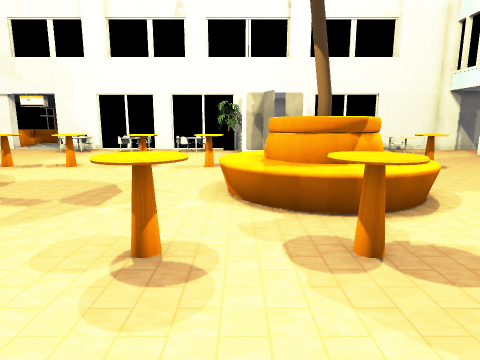
[1] (above)

24 first-person views from a walk through a 3-D level made in the Unity game engine. The camera is 1.5 m above the floor, tilts 10° down and sees 75° across. The floor is counted in squares, 1 m on a side. Each view is taken from the middle of a square. On the plan, view 1 faces up. The plan holds only what a view shows up to about 15 squares ahead; the rest is blank. The place goes on beyond the plan. Some animated figures are not drawn. Some surface patterns are stand-ins.

[2]
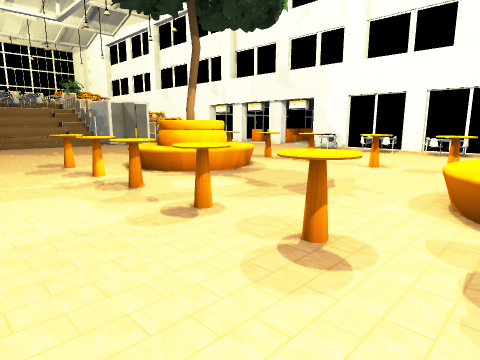

[3]
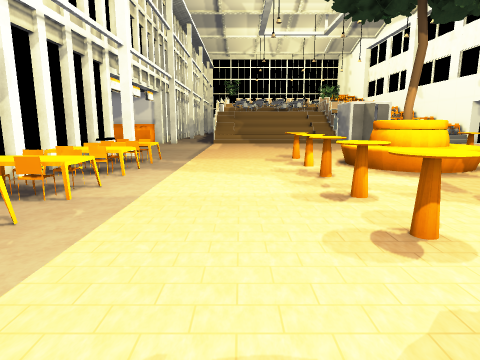

[4]
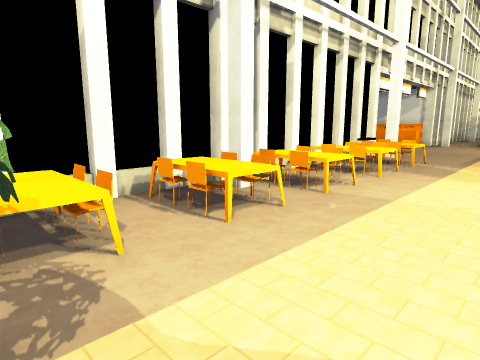

[5]
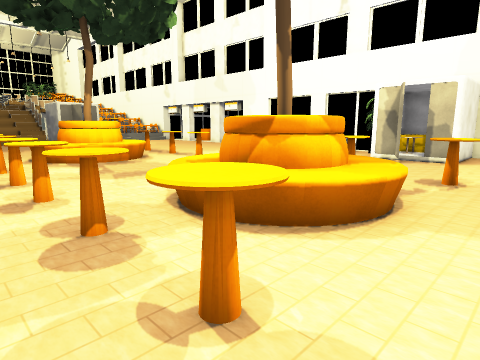

[6]
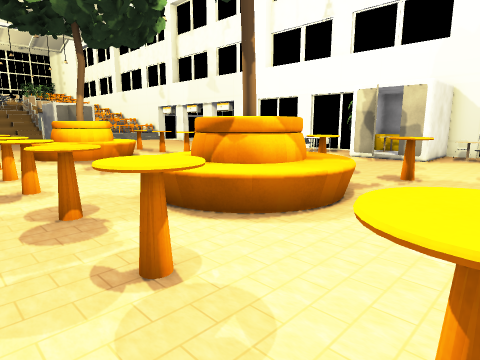

[7]
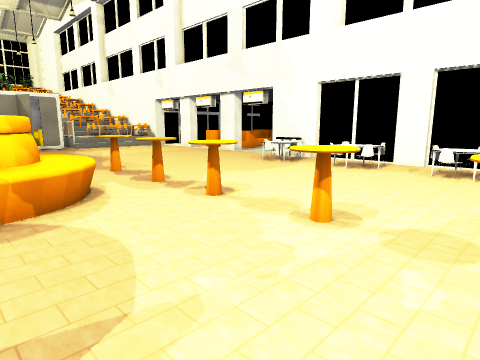

[8]
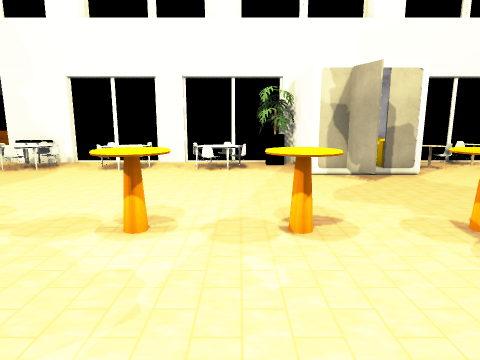

[9]
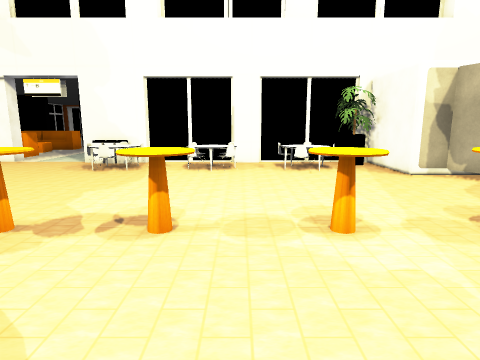

[10]
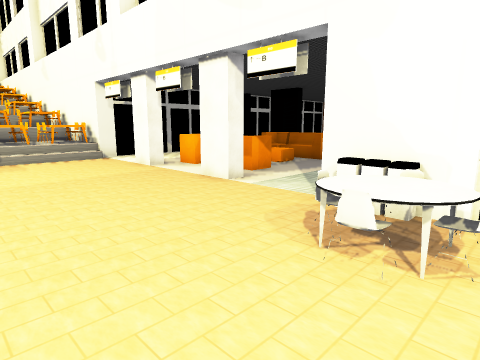

[11]
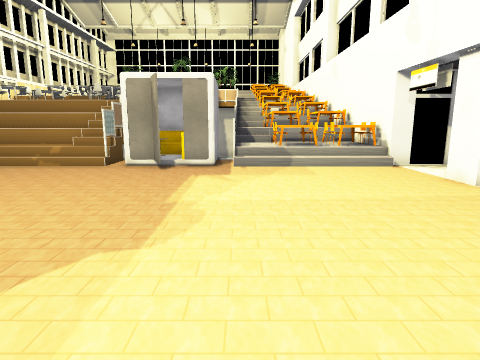

[12]
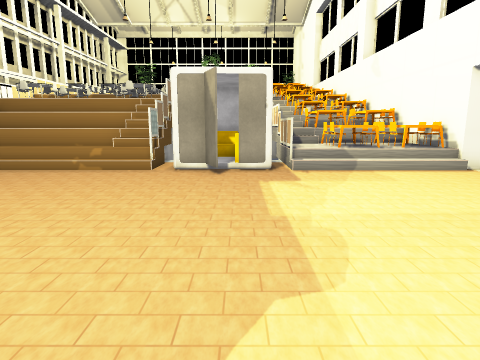

[13]
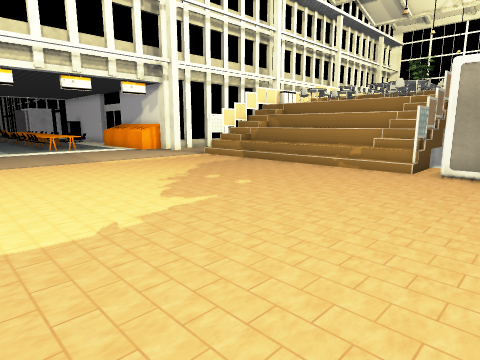

[14]
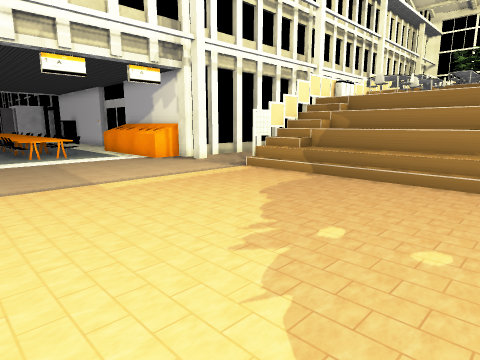

[15]
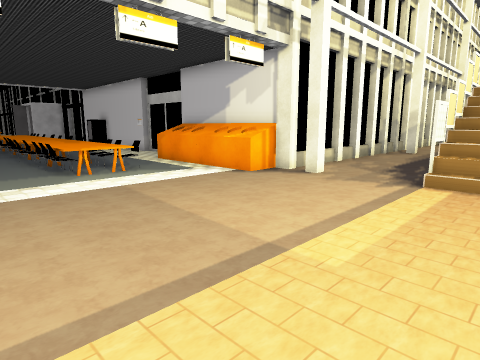

[16]
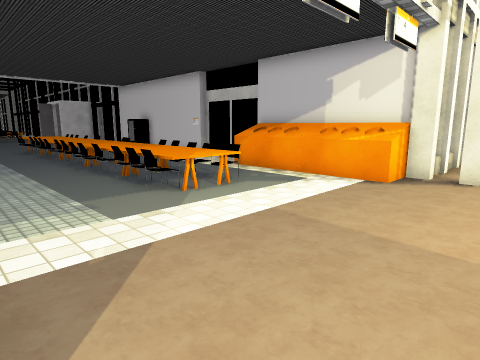

[17]
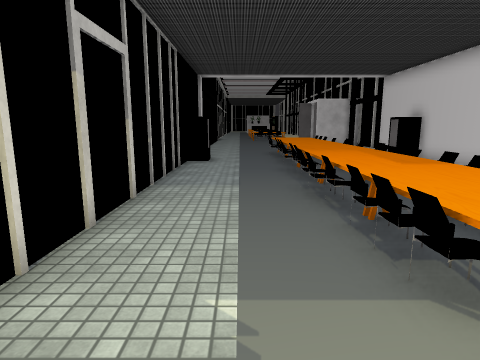

[18]
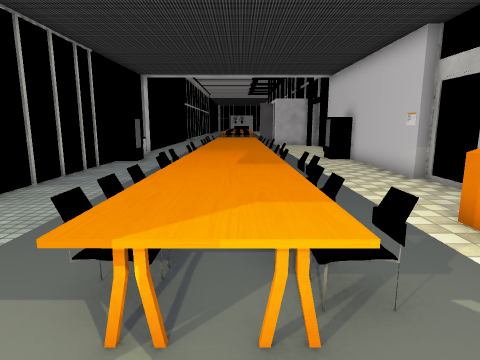

[19]
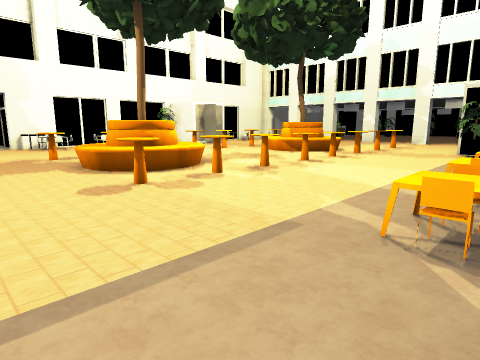

[20]
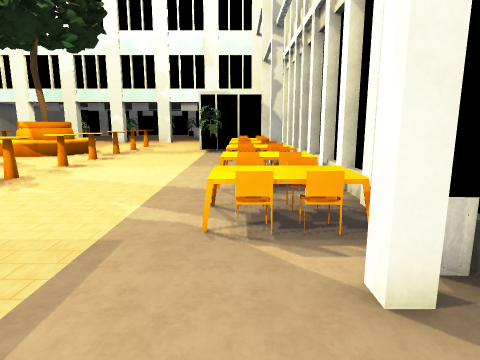

[21]
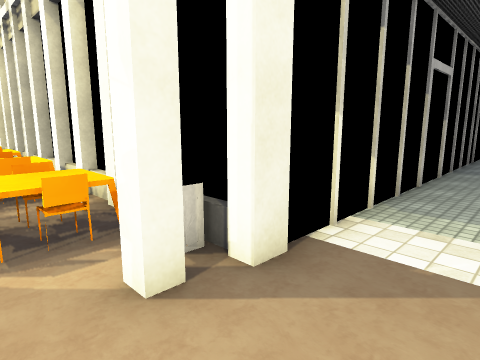

[22]
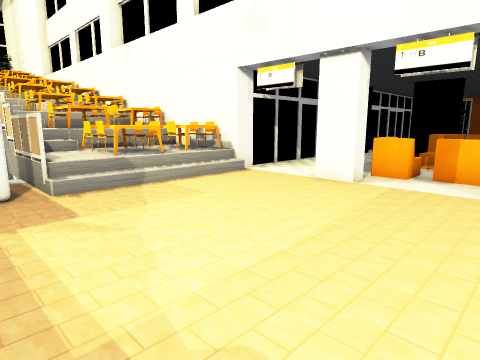

[23]
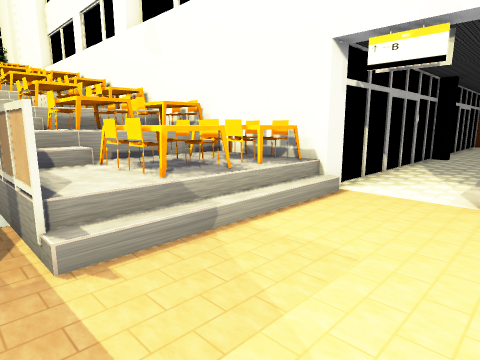

[24]
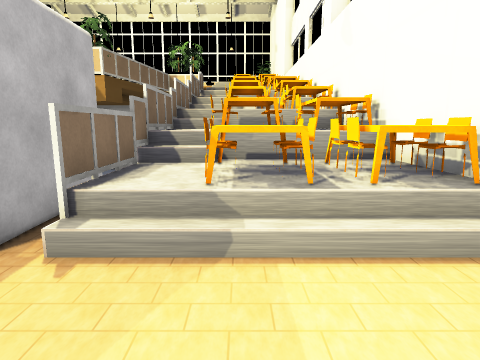

### Floor plan
Key: @ floor where view 1 was taken; # wall or solid block; x gap in a wall; . main floor; : floor 0.75 m higher than the main floor; + floor 1.25 m higher than the main floor; / step, stairs or slope; = window, fence, low wall or low ledge; O other object.
Columns run from 28 left of view 1 to 7 right of it. Each row starts with its distance up from view 1.
 27      #..  OOOO
 26      #..  O .O
 25      #...   O.
 24      #...   ...
 23      #.....  ...
 22      #...OOOOO..
 21      #....O......
 20 ######...#...#...############  #####
 19 OOOOOO............OO =OO OOO#OOOO =O
 18 OOOOOO............OOOOOOOOO.## #=O=
 17 OOOOOO............OO..O..OO.###O=.
 16 OOOOOO......................####..
 15 ++/::/............................
 14 OOOOOO............................
 13   ####.............................
 12   #=##...........O.OO.O.OO.O.OO.O..O
 11   #####.........OO.OOOO.OOOO.OO.OOOO
 10   #  #.............O.........  .....
  9   OOO#........... OOO#......OO OO...
  8  /////...........O   O......O   O..
  7 O=  =/...........O   O......O   O..
  6 #=  =/...........OO OO......OO OO..
  5 #= +=/............OOO........OOO....
  4  = +=/...........O.OO.O.OO.O.OO.OO.O
  3 ==  =/..........OO.OOOO.OOOO.OO.O.OO
  2 O=  =/..............................
  1 O= +=/........................ .
  0  /////......................@..
 -1 OOOOO#.........................O
 -2  ..............................O
 -3 .................OOOOOOOOO. OOOO
 -4 .................OOO.OOOOO# OOO
 -5 #.##.x.........#OOOO#OOOO###O#O
 -6 ######O........################
 -7      #O........#
 -8      #O........#
 -9      #O..OOO...#
-10      #O..OOO...#
-11      #O..OOO...#
-12      #O..OOO...#
-13      #...OOO...#
-14      #...OOOO..#
-15      #...OOO...#
-16      #...OOO...#
-17      #...OOO...#
-18      #... OOO..#
-19      #... OO...#
-20      #... OO..O
-21      #O..  O..OO
-22       O.   OO..

Where each view was taken, in squares from view 1:
view 1: 0 up, 0 right, facing up
view 2: 0 up, 1 right, facing up-left
view 3: 1 up, 3 right, facing left
view 4: 1 up, 3 right, facing down-left
view 5: 2 up, 6 right, facing up-left
view 6: 2 up, 7 right, facing up-left
view 7: 7 up, 1 left, facing up-left
view 8: 7 up, 2 left, facing up
view 9: 7 up, 5 left, facing up
view 10: 14 up, 8 left, facing up-left
view 11: 14 up, 11 left, facing left
view 12: 12 up, 12 left, facing left
view 13: 12 up, 12 left, facing down-left
view 14: 7 up, 14 left, facing down-left
view 15: 1 up, 14 left, facing down-left
view 16: 3 down, 13 left, facing down-left
view 17: 7 down, 15 left, facing down
view 18: 7 down, 18 left, facing down
view 19: 4 down, 15 left, facing up-right
view 20: 3 down, 15 left, facing right
view 21: 3 down, 15 left, facing down-right
view 22: 12 up, 15 left, facing up-left
view 23: 13 up, 19 left, facing up-left
view 24: 16 up, 19 left, facing left
